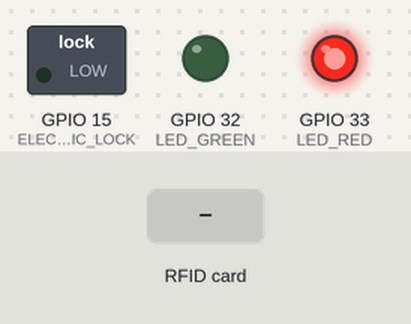
The program below on a simulated ESP32. Shown: switched loads named in the program (green lamp = pin HIGH), output pins drawn as LEDs (lit = HIGH). Dashed ring = blinking. Inputs (shaded band) come from the test bench. What the program prints to the serial monitor is not drawn.

Above: at 1.2 s.
1.3 s: RFID card 8C 7B C2 6E held to the reader
At 3.7 s:
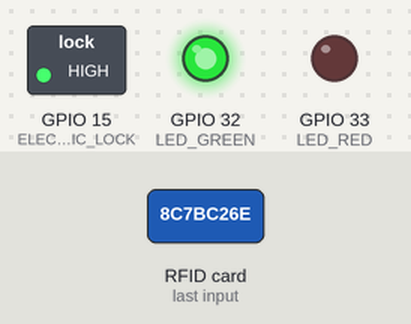
4.3 s: RFID card 53 B2 61 0B held to the reader
At 4.6 s:
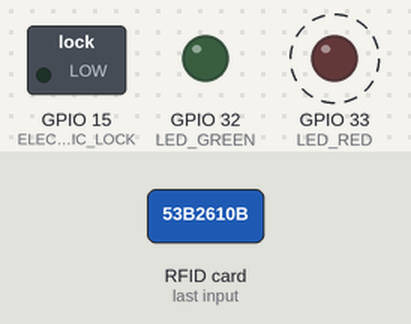
7.3 s: RFID card 5E 7A 19 C4 held to the reader
At 8.5 s:
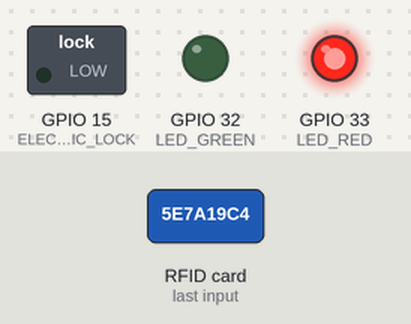
Timing chart, 0 to 10.3 s (numbered marks = the images above; inputs shaded):
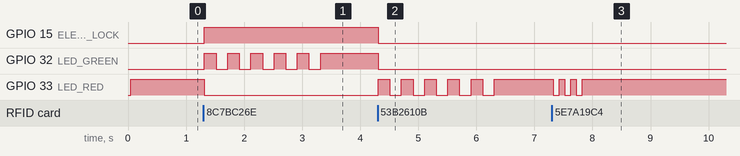

The program:

main.cpp
```cpp
#include <Arduino.h>
#include <SPI.h>
#include <MFRC522.h>

// Debug and hardware definitions
#define DEBUG true
#define MONITOR_SPEED 115200
#define SS_PIN GPIO_NUM_5
#define RST_PIN GPIO_NUM_2
#define LED_GREEN GPIO_NUM_32
#define LED_RED GPIO_NUM_33
#define ELECTRONIC_LOCK GPIO_NUM_15
#define SIZE_BUFFER 18
#define MAX_SIZE_BLOCK 16
#define LOCK_OPEN_TIME 10000
#define ALERT_DELAY 200
#define ALERT_PULSE_COUNT 10

MFRC522::MIFARE_Key key;
MFRC522::StatusCode status;
MFRC522 mfrc522(SS_PIN, RST_PIN);

const char *authorizedUIDs[] = {
    "8C:7B:C2:6E",
    "53:B2:61:0B"
};

void handleCardRead();
bool isAuthorized(const char *uidStr);
void formatUID(char *uidStr, byte *buffer, byte bufferSize);
void controlLock(bool open);

void setup() {
    SPI.begin();
    mfrc522.PCD_Init();

    pinMode(ELECTRONIC_LOCK, OUTPUT);
    pinMode(LED_GREEN, OUTPUT);
    pinMode(LED_RED, OUTPUT);

    digitalWrite(ELECTRONIC_LOCK, LOW);
    digitalWrite(LED_GREEN, LOW);
    digitalWrite(LED_RED, HIGH);

    #if DEBUG
    Serial.begin(MONITOR_SPEED);
    Serial.println("DEBUG MODE ENABLED");
    Serial.print("Reader: ");
    mfrc522.PCD_DumpVersionToSerial();
    Serial.println("Approach a card to the reader...\n");
    #endif
}

void loop() {
    if (mfrc522.PICC_IsNewCardPresent() && mfrc522.PICC_ReadCardSerial()) {
        handleCardRead();
    }
}

void handleCardRead() {
    #if DEBUG
    mfrc522.PICC_DumpDetailsToSerial(&(mfrc522.uid));
    #endif

    for (byte i = 0; i < 6; i++) key.keyByte[i] = 0xFF;

    byte buffer[SIZE_BUFFER] = {0};
    byte block = 1;
    byte size = SIZE_BUFFER;

    status = mfrc522.PCD_Authenticate(MFRC522::PICC_CMD_MF_AUTH_KEY_A, block, &key, &(mfrc522.uid));
    if (status != MFRC522::STATUS_OK) {
    #if DEBUG
        Serial.print("Authentication failed: ");
        Serial.println(mfrc522.GetStatusCodeName(status));
    #endif
        mfrc522.PICC_HaltA();
        mfrc522.PCD_StopCrypto1();
        return;
    }

    status = mfrc522.MIFARE_Read(block, buffer, &size);
    if (status != MFRC522::STATUS_OK) {
    #if DEBUG
        Serial.print("Reading failed: ");
        Serial.println(mfrc522.GetStatusCodeName(status));
    #endif
        mfrc522.PICC_HaltA();
        mfrc522.PCD_StopCrypto1();
        return;
    }

    #if DEBUG
    Serial.print("Reading success: ");
    Serial.println(mfrc522.GetStatusCodeName(status));
    #endif

    char uidStr[32] = "";
    formatUID(uidStr, mfrc522.uid.uidByte, mfrc522.uid.size);
    bool lockState = digitalRead(ELECTRONIC_LOCK);

    if (isAuthorized(uidStr)) {
    #if DEBUG
        Serial.println("Authorized card detected.");
    #endif
        controlLock(!lockState);
        Serial.println(lockState ? "Lock closed!" : "Lock opened!");
    } else {
    #if DEBUG
        Serial.println("Unauthorized card.");
        for (size_t i = 0; i < 3; i++) {
            digitalWrite(LED_RED, LOW);
            delay(100);
            digitalWrite(LED_RED, HIGH);
            delay(100);
        }
    #endif
    }

    #if DEBUG
    Serial.print("Block [");
    Serial.print(block);
    Serial.print("] data: ");
    for (uint8_t i = 0; i < MAX_SIZE_BLOCK; i++) {
        Serial.write(buffer[i]);
    }
    Serial.println("\n");
    #endif

    mfrc522.PICC_HaltA();
    mfrc522.PCD_StopCrypto1();
}

bool isAuthorized(const char *uidStr) {
    const int totalUIDs = sizeof(authorizedUIDs) / sizeof(authorizedUIDs[0]);

    for (int i = 0; i < totalUIDs; i++) {
        if (strcmp(uidStr, authorizedUIDs[i]) == 0) {
            return true;
        }
    }
    return false;
}

void formatUID(char *uidStr, byte *buffer, byte bufferSize) {
    for (byte i = 0; i < bufferSize; i++) {
        if (i > 0) strcat(uidStr, ":");
        char hexByte[4];
        sprintf(hexByte, "%02X", buffer[i]);
        strcat(uidStr, hexByte);
    }
}

void controlLock(bool open) {
    SPI.end();
    #if DEBUG
    Serial.println("SPI communication ended temporarily.");
    #endif

    if (open) {
        digitalWrite(ELECTRONIC_LOCK, HIGH);
        digitalWrite(LED_RED, LOW);
        for (size_t i = 0; i < ALERT_PULSE_COUNT; i++) {
            digitalWrite(LED_GREEN, !digitalRead(LED_GREEN));
            delay(ALERT_DELAY);
        }
        digitalWrite(LED_GREEN, HIGH);
    } else {
        digitalWrite(ELECTRONIC_LOCK, LOW);
        digitalWrite(LED_GREEN, LOW);
        for (size_t i = 0; i < ALERT_PULSE_COUNT; i++) {
            digitalWrite(LED_RED, !digitalRead(LED_RED));
            delay(ALERT_DELAY);
        }
        digitalWrite(LED_RED, HIGH);
    }

    SPI.begin();
    mfrc522.PCD_Init();
    #if DEBUG
    Serial.println("SPI communication re-enabled and RFID Reader re-initialized.");
    #endif
}
```

Measured:
- after the input at 1.3 s, GPIO 15 (ELECTRONIC_LOCK): LOW → HIGH at once; GPIO 32 (LED_GREEN): alternates HIGH for 0.20 s and LOW for 0.20 s, 11 changes in all, then stays HIGH, starting at once; GPIO 33 (LED_RED): HIGH → LOW at once
- after the input at 4.3 s, GPIO 15 (ELECTRONIC_LOCK), GPIO 32 (LED_GREEN): HIGH → LOW at once; GPIO 33 (LED_RED): alternates HIGH for 0.20 s and LOW for 0.20 s, 11 changes in all, then stays HIGH, starting at once
- after the input at 7.3 s, GPIO 33 (LED_RED): alternates HIGH for 0.10 s and LOW for 0.10 s, 6 changes in all, then stays HIGH, starting at once
